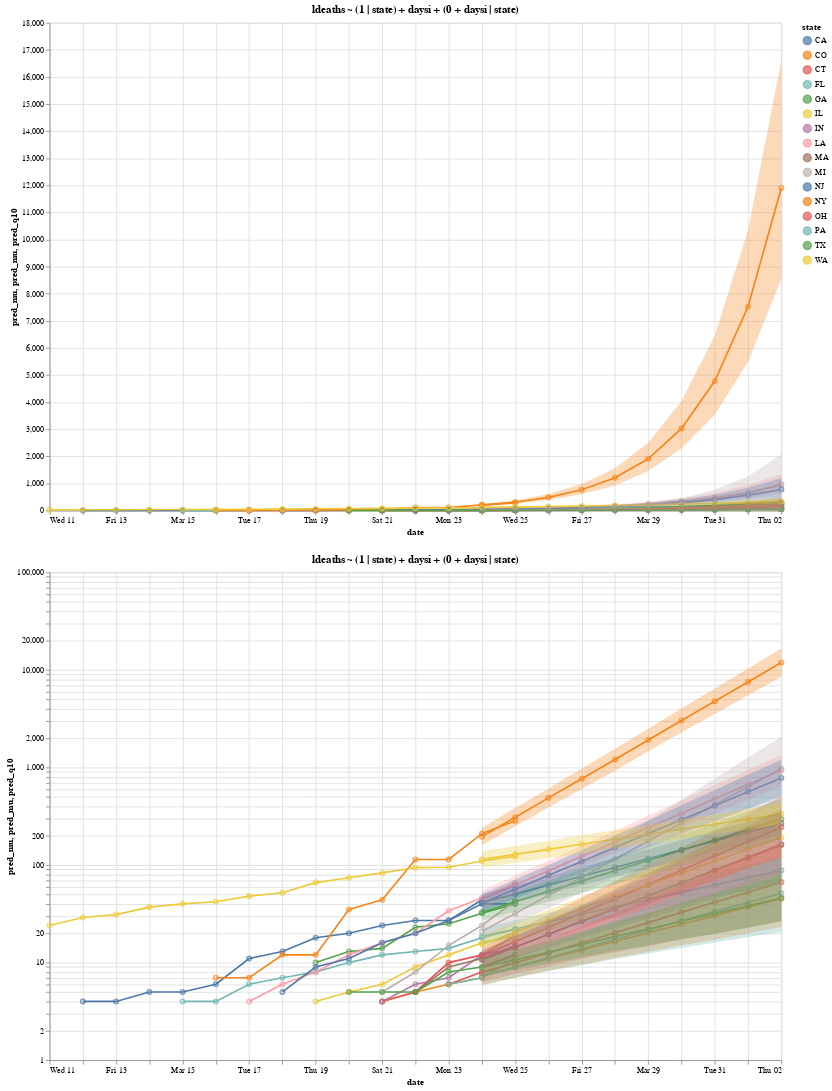

Write notebook code for a chart like this one.
### Markdown cell above
## Log and Linear

### Code cell
m2pl_lin & m2pl_log
